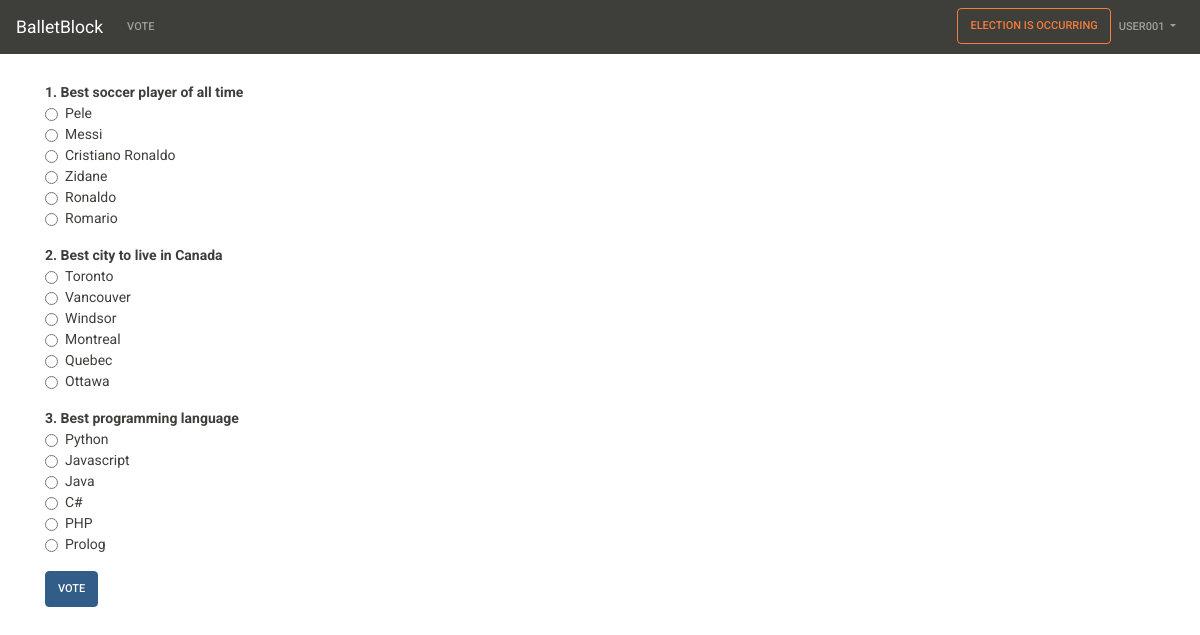
/vote/vote (signed in), run on the app's committed database.
### election/models.py (models this page shows, shortened)
class Position(models.Model):
    description = models.CharField(max_length=100, unique=True, null=False, blank=False)
    quantity = models.IntegerField(null=False, blank=False, default=1)

class Candidate(models.Model):
    name = models.CharField(max_length=300, unique=True, null=False, blank=False)
    position = models.ForeignKey(Position, null=False, blank=False, on_delete=models.CASCADE)

### vote/views.py (the view)
# urls.py: path('vote/', include('vote.urls')),
@login_required
@transaction.atomic
def vote(request, template_name='vote.html'):
    eb = ElectionBusiness()
    context = {}
    signer = Signer()
    if eb.isOccurring():
        if Voted.objects.filter(elector__user=request.user).count() > 0:
            messages.warning(request, 'You have already voted.')
            return render(request, template_name, context)
        positions = Position.objects.all()
        if request.method == 'POST':
            try:
                for p in positions:
                    pname = 'position{}'.format(p.id)
                    candidate_id = request.POST.get(pname,"")
                    candidate = Candidate.objects.get(id=int(candidate_id))
                    cv, created = CandidateVote.objects.get_or_create(candidate=candidate)
                    cv.quantity = cv.quantity + 1
                    cv.save()
                elector = Elector.objects.get(user=request.user)
                voted = Voted.objects.create(elector=elector)
                voted.system_signature = signer.sign(str(elector.id))
                voted.save()
                messages.success(request, 'Your vote was registred successfully')
            except Exception as e:
                messages.error(request, str(e))
        else:
            context['positions'] = positions
            context['quantity_of_positions'] = positions.count()
    else:
        messages.warning(request, 'Election is not open yet.')
    return render(request, template_name, context)

### election/business.py (called while the page is built)
    def getCurrentElectionConfig(self):
        ecs = ElectionConfig.objects.all()
        if ecs.count() > 0:
            return ecs[0]
        return None

    def isOccurring(self):
        ec = self.getCurrentElectionConfig()
        now = datetime.datetime.now()
        if ec:
            if now >= ec.start_time and now <= ec.end_time and ec.locked:
                return True
        return False

### election/context_processors.py (called while the page is built)
def election_context(request):
    context_data = dict()
    context_data['election_is_occurring'] = request.election_is_occurring
    return context_data

### vote/templates/vote.html (shortened to what this page needs)
{% extends 'base.html' %}
{% load staticfiles %}
{% block content %}
    {% if positions %}
        <form id="id_positions_form" class="form-horizontal" method="POST">
			{% for p in positions %}
				<div class="form-group">
					<strong>{{forloop.counter}}. {{p.description}}</strong>
					{% for c in p.candidate_set.all %}
					<div class="form-check">
						<input class="form-check-input" type="radio" name="position{{p.id}}" id="candidate{{c.id}}" value="{{c.id}}" required>
						<label class="form-check-label" for="candidate{{c.id}}">
							{{c.name}}
						</label>
					</div>
					{% endfor %}
				</div>
			{% endfor %}
			<button type="submit" class="btn btn-primary">Vote</button>
		</form>
	{% endif %}
{% endblock content %}

### balletblock/templates/menu.html (shortened to what this page needs)
<nav class="navbar navbar-expand-lg navbar-dark bg-primary">
    <a class="navbar-brand" href="#">BalletBlock</a>
    <div class="collapse navbar-collapse" id="navbarColor01">
      <ul class="navbar-nav mr-auto">
        {% if request.user.is_superuser %}
          <li class="nav-item dropdown">
            <a class="nav-link dropdown-toggle" href="" id="navbarDropdownMenuLink" data-toggle="dropdown" aria-haspopup="true" aria-expanded="false">
            Election
            </a>
            <div class="dropdown-menu" aria-labelledby="navbarDropdownMenuLink">
                <a class="dropdown-item" href="{% url 'block_list' %}">Block Chain</a>
                <a class="dropdown-item" href="{% url 'electionconfig' %}">Configuration</a>
                {% if not election_is_occurring %}
                  <a class="dropdown-item" href="{% url 'start_election' %}">Start Election</a>
                  <a class="dropdown-item" href="{% url 'election_results' %}">Results</a>
                  <div class="dropdown-divider"></div>
                  <a class="dropdown-item" href="#" data-toggle="modal" data-target="#CleanElectionModal">Clean</a>
                {% endif %}
            </div>
          </li>
          <li class="nav-item">
            <a class="nav-link" href="{% url 'elector' %}">Electors</a>
          </li>
          <li class="nav-item">
            <a class="nav-link" href="{% url 'candidate' %}">Candidates</a>
          </li>
          <li class="nav-item">
            <a class="nav-link" href="{% url 'position' %}">Positions</a>
          </li>
          <li class="nav-item">
              <a class="nav-link" href="{% url 'about_us' %}">About us</a>
          </li>
        {% else %}
          <li class="nav-item">
            <a class="nav-link" href="{% url 'vote' %}">Vote</a>
          </li>
        {% endif %}
      </ul>
      {% if request.user.is_authenticated %}
            <ul class="navbar-nav">
                {% if election_is_occurring %}
                  <li class="nav-item">
                      <button type="button" class="btn btn-outline-warning">Election is Occurring</button>
                  </li>
                {% endif %}
                <li class="nav-item dropdown">
                    <a class="nav-link dropdown-toggle" href="" id="navbarDropdownMenuLink" data-toggle="dropdown" aria-haspopup="true" aria-expanded="false">
                    {{request.user}}
                    </a>
                </li>
            </ul>
      {% endif %}
    </div>
  </nav>

### balletblock/templates/base.html (style rules this page uses)
nav { margin-bottom: 2em; }

### data on the page
Position: description "Best soccer player of all time"
Candidate: name "Pele"
Candidate: name "Messi"
Candidate: name "Cristiano Ronaldo"
Candidate: name "Zidane"
Candidate: name "Ronaldo"
Candidate: name "Romario"
Position: description "Best city to live in Canada"
Candidate: name "Toronto"
Candidate: name "Vancouver"
Candidate: name "Windsor"
Candidate: name "Montreal"
Candidate: name "Quebec"
Candidate: name "Ottawa"
Position: description "Best programming language"
Candidate: name "Python"
Candidate: name "Javascript"
Candidate: name "Java"
Candidate: name "C#"
Candidate: name "PHP"
Candidate: name "Prolog"

### other printed values
{{ request.user }} "USER001"
